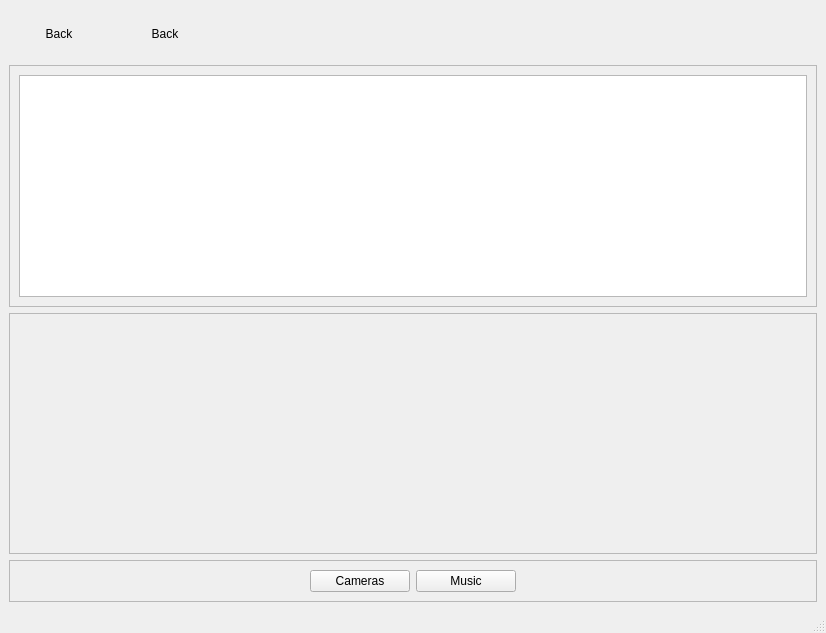
<?xml version="1.0" encoding="UTF-8"?>
<ui version="4.0">
 <class>main</class>
 <widget class="QMainWindow" name="main">
  <property name="geometry">
   <rect>
    <x>0</x>
    <y>0</y>
    <width>826</width>
    <height>633</height>
   </rect>
  </property>
  <property name="windowTitle">
   <string>main</string>
  </property>
  <widget class="QWidget" name="centralwidget">
   <layout class="QHBoxLayout" name="horizontalLayout">
    <item>
     <layout class="QVBoxLayout" name="verticalLayout">
      <item>
       <layout class="QHBoxLayout" name="horizontalLayout_2">
        <item>
         <widget class="QPushButton" name="btnBackToMenu">
          <property name="sizePolicy">
           <sizepolicy hsizetype="Fixed" vsizetype="Fixed">
            <horstretch>0</horstretch>
            <verstretch>0</verstretch>
           </sizepolicy>
          </property>
          <property name="minimumSize">
           <size>
            <width>100</width>
            <height>50</height>
           </size>
          </property>
          <property name="maximumSize">
           <size>
            <width>100</width>
            <height>50</height>
           </size>
          </property>
          <property name="text">
           <string>Back</string>
          </property>
          <property name="flat">
           <bool>true</bool>
          </property>
         </widget>
        </item>
        <item>
         <widget class="QPushButton" name="btnBackToCameras">
          <property name="sizePolicy">
           <sizepolicy hsizetype="Fixed" vsizetype="Fixed">
            <horstretch>0</horstretch>
            <verstretch>0</verstretch>
           </sizepolicy>
          </property>
          <property name="minimumSize">
           <size>
            <width>100</width>
            <height>50</height>
           </size>
          </property>
          <property name="maximumSize">
           <size>
            <width>100</width>
            <height>50</height>
           </size>
          </property>
          <property name="text">
           <string>Back</string>
          </property>
          <property name="flat">
           <bool>true</bool>
          </property>
         </widget>
        </item>
        <item>
         <spacer name="horizontalSpacer">
          <property name="orientation">
           <enum>Qt::Horizontal</enum>
          </property>
          <property name="sizeHint" stdset="0">
           <size>
            <width>40</width>
            <height>20</height>
           </size>
          </property>
         </spacer>
        </item>
       </layout>
      </item>
      <item>
       <widget class="QFrame" name="frameMusic">
        <property name="frameShape">
         <enum>QFrame::StyledPanel</enum>
        </property>
        <property name="frameShadow">
         <enum>QFrame::Raised</enum>
        </property>
        <layout class="QHBoxLayout" name="horizontalLayout_8">
         <item>
          <layout class="QHBoxLayout" name="horizontalLayout_7">
           <item>
            <widget class="QTreeView" name="treeViewMusic">
             <attribute name="headerDefaultSectionSize">
              <number>200</number>
             </attribute>
            </widget>
           </item>
          </layout>
         </item>
        </layout>
       </widget>
      </item>
      <item>
       <widget class="QFrame" name="frameCameras">
        <property name="frameShape">
         <enum>QFrame::StyledPanel</enum>
        </property>
        <property name="frameShadow">
         <enum>QFrame::Raised</enum>
        </property>
        <layout class="QVBoxLayout" name="verticalLayout_3">
         <item>
          <spacer name="verticalSpacer_2">
           <property name="orientation">
            <enum>Qt::Vertical</enum>
           </property>
           <property name="sizeHint" stdset="0">
            <size>
             <width>20</width>
             <height>40</height>
            </size>
           </property>
          </spacer>
         </item>
         <item>
          <layout class="QVBoxLayout" name="verticalLayout_2">
           <item>
            <layout class="QGridLayout" name="cameraGrid"/>
           </item>
          </layout>
         </item>
         <item>
          <spacer name="verticalSpacer">
           <property name="orientation">
            <enum>Qt::Vertical</enum>
           </property>
           <property name="sizeHint" stdset="0">
            <size>
             <width>20</width>
             <height>40</height>
            </size>
           </property>
          </spacer>
         </item>
        </layout>
       </widget>
      </item>
      <item>
       <widget class="QFrame" name="frameMainMenu">
        <property name="frameShape">
         <enum>QFrame::StyledPanel</enum>
        </property>
        <property name="frameShadow">
         <enum>QFrame::Raised</enum>
        </property>
        <layout class="QGridLayout" name="gridLayout_2">
         <item row="0" column="0">
          <layout class="QGridLayout" name="gridLayout">
           <item row="0" column="0">
            <widget class="QPushButton" name="btnCameras">
             <property name="sizePolicy">
              <sizepolicy hsizetype="Fixed" vsizetype="Fixed">
               <horstretch>0</horstretch>
               <verstretch>0</verstretch>
              </sizepolicy>
             </property>
             <property name="maximumSize">
              <size>
               <width>100</width>
               <height>100</height>
              </size>
             </property>
             <property name="text">
              <string>Cameras</string>
             </property>
             <property name="flat">
              <bool>false</bool>
             </property>
            </widget>
           </item>
           <item row="0" column="1">
            <widget class="QPushButton" name="btnMusic">
             <property name="sizePolicy">
              <sizepolicy hsizetype="Fixed" vsizetype="Fixed">
               <horstretch>0</horstretch>
               <verstretch>0</verstretch>
              </sizepolicy>
             </property>
             <property name="maximumSize">
              <size>
               <width>100</width>
               <height>100</height>
              </size>
             </property>
             <property name="text">
              <string>Music</string>
             </property>
            </widget>
           </item>
          </layout>
         </item>
        </layout>
       </widget>
      </item>
     </layout>
    </item>
   </layout>
  </widget>
  <widget class="QMenuBar" name="menubar">
   <property name="geometry">
    <rect>
     <x>0</x>
     <y>0</y>
     <width>826</width>
     <height>23</height>
    </rect>
   </property>
  </widget>
  <widget class="QStatusBar" name="statusbar"/>
 </widget>
 <resources/>
 <connections/>
</ui>
